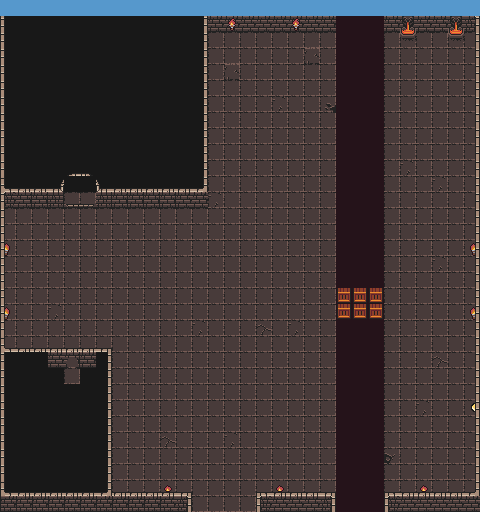

Tiled map render using the project's own tile images. Description and the map definition, with tile-layer contents summarised, below:
An orthogonal 30x32 tile map with 16x16 px tiles, 13 tile layers (Floor, Rio, Walls, WallHole, ...), 1 hidden layer not drawn and 11 objects (4x firefont, lever, lever2, key, chest, ...).

<map version="1.2" tiledversion="1.2.5" orientation="orthogonal" renderorder="left-up" width="30" height="32" tilewidth="16" tileheight="16" infinite="0" nextlayerid="29" nextobjectid="19">
 <tileset firstgid="1" source="sprites.tsx" />
 <layer id="1" name="Floor" width="30" height="32">
  <data>[960 cells, 903 non-empty, 7 distinct tile ids]</data>
 </layer>
 <layer id="9" name="Rio" width="30" height="32">
  <data>[960 cells, 90 non-empty, 4 distinct tile ids]</data>
 </layer>
 <layer id="2" name="Walls" width="30" height="32">
  <data>[960 cells, 125 non-empty, 26 distinct tile ids]</data>
 </layer>
 <layer id="24" name="WallHole" width="30" height="32">
  <data>[960 cells, 1 non-empty, 1 distinct tile ids]</data>
 </layer>
 <layer id="4" name="Torches" width="30" height="32">
  <data>[960 cells, 28 non-empty, 8 distinct tile ids]</data>
 </layer>
 <objectgroup id="22" name="Interactive">
  <object id="6" name="lever" x="48" y="256">
   <point />
  </object>
  <object id="7" name="lever2" x="32" y="448">
   <point />
  </object>
  <object id="9" name="key" x="424" y="54">
   <point />
  </object>
  <object id="10" name="chest" x="96" y="112">
   <point />
  </object>
  <object id="11" name="firefont" x="400" y="32">
   <properties>
    <property name="type" value="up" />
   </properties>
   <point />
  </object>
  <object id="12" name="firefont" x="400" y="48">
   <properties>
    <property name="type" value="down" />
   </properties>
   <point />
  </object>
  <object id="13" name="firefont" x="448" y="32">
   <properties>
    <property name="type" value="up" />
   </properties>
   <point />
  </object>
  <object id="14" name="firefont" x="448" y="48">
   <properties>
    <property name="type" value="down" />
   </properties>
   <point />
  </object>
  <object id="15" name="door" x="64" y="208">
   <point />
  </object>
  <object id="16" name="WallBarrie" x="64" y="370.667">
   <point />
  </object>
  <object id="18" name="button" x="466" y="417.333">
   <point />
  </object>
 </objectgroup>
 <layer id="28" name="BridgeInactive" width="30" height="32">
  <data>[960 cells, 6 non-empty, 1 distinct tile ids]</data>
 </layer>
 <layer id="26" name="Bridge" width="30" height="32">
  <data>[960 cells, 6 non-empty, 1 distinct tile ids]</data>
 </layer>
 <layer id="13" name="Teia" width="30" height="32">
  <data>[960 cells, 2 non-empty, 2 distinct tile ids]</data>
 </layer>
 <layer id="12" name="Fog" width="30" height="32">
  <data>[960 cells, 93 non-empty, 5 distinct tile ids]</data>
 </layer>
 <layer id="25" name="FogTreasure" width="30" height="32">
  <data>[960 cells, 173 non-empty, 4 distinct tile ids]</data>
 </layer>
 <layer id="14" name="Fog_50" width="30" height="32" visible="0">
  <data>[960 cells, 6 non-empty, 1 distinct tile ids]</data>
 </layer>
 <layer id="16" name="DoorOpen" width="30" height="32">
  <data>[960 cells, 0 non-empty, 0 distinct tile ids]</data>
 </layer>
 <layer id="7" name="DoorClosed" width="30" height="32">
  <data>[960 cells, 0 non-empty, 0 distinct tile ids]</data>
 </layer>
 <layer id="23" name="AbovePlayer" width="30" height="32">
  <data>[960 cells, 95 non-empty, 11 distinct tile ids]</data>
 </layer>
</map>